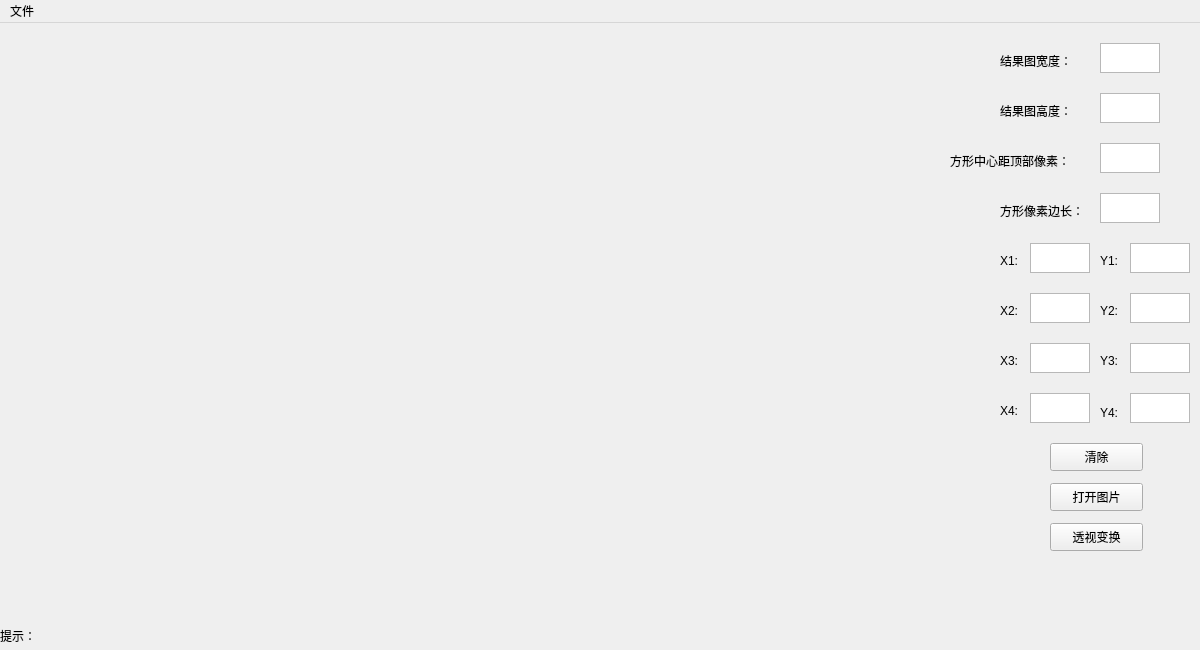
<?xml version="1.0" encoding="UTF-8"?>
<ui version="4.0">
 <class>IpmWindow</class>
 <widget class="QMainWindow" name="IpmWindow">
  <property name="geometry">
   <rect>
    <x>0</x>
    <y>0</y>
    <width>1200</width>
    <height>650</height>
   </rect>
  </property>
  <property name="windowTitle">
   <string>RUBO IPM</string>
  </property>
  <property name="styleSheet">
   <string notr="true">QToolBar{border-color: rgb(0, 0, 0);border:1px solid;}</string>
  </property>
  <property name="documentMode">
   <bool>true</bool>
  </property>
  <widget class="QWidget" name="centralWidget">
   <widget class="QPushButton" name="button_openpic">
    <property name="geometry">
     <rect>
      <x>1050</x>
      <y>460</y>
      <width>93</width>
      <height>28</height>
     </rect>
    </property>
    <property name="text">
     <string>打开图片</string>
    </property>
   </widget>
   <widget class="QPushButton" name="button_ipm">
    <property name="geometry">
     <rect>
      <x>1050</x>
      <y>500</y>
      <width>93</width>
      <height>28</height>
     </rect>
    </property>
    <property name="text">
     <string>透视变换</string>
    </property>
   </widget>
   <widget class="QTextEdit" name="text_high">
    <property name="geometry">
     <rect>
      <x>1100</x>
      <y>70</y>
      <width>60</width>
      <height>30</height>
     </rect>
    </property>
   </widget>
   <widget class="QLabel" name="label_high">
    <property name="geometry">
     <rect>
      <x>1000</x>
      <y>80</y>
      <width>91</width>
      <height>16</height>
     </rect>
    </property>
    <property name="text">
     <string>结果图高度：</string>
    </property>
   </widget>
   <widget class="QLabel" name="label_ysite">
    <property name="geometry">
     <rect>
      <x>950</x>
      <y>130</y>
      <width>141</width>
      <height>16</height>
     </rect>
    </property>
    <property name="text">
     <string>方形中心距顶部像素：</string>
    </property>
   </widget>
   <widget class="QTextEdit" name="text_ysite">
    <property name="geometry">
     <rect>
      <x>1100</x>
      <y>120</y>
      <width>60</width>
      <height>30</height>
     </rect>
    </property>
   </widget>
   <widget class="QTextEdit" name="text_width">
    <property name="geometry">
     <rect>
      <x>1100</x>
      <y>20</y>
      <width>60</width>
      <height>30</height>
     </rect>
    </property>
   </widget>
   <widget class="QLabel" name="label_width">
    <property name="geometry">
     <rect>
      <x>1000</x>
      <y>30</y>
      <width>91</width>
      <height>16</height>
     </rect>
    </property>
    <property name="text">
     <string>结果图宽度：</string>
    </property>
   </widget>
   <widget class="QLabel" name="label_len">
    <property name="geometry">
     <rect>
      <x>1000</x>
      <y>180</y>
      <width>141</width>
      <height>16</height>
     </rect>
    </property>
    <property name="font">
     <font>
      <bold>false</bold>
     </font>
    </property>
    <property name="text">
     <string>方形像素边长：</string>
    </property>
   </widget>
   <widget class="QTextEdit" name="text_len">
    <property name="geometry">
     <rect>
      <x>1100</x>
      <y>170</y>
      <width>60</width>
      <height>30</height>
     </rect>
    </property>
   </widget>
   <widget class="QLabel" name="label_x1">
    <property name="geometry">
     <rect>
      <x>1000</x>
      <y>230</y>
      <width>21</width>
      <height>16</height>
     </rect>
    </property>
    <property name="text">
     <string>X1:</string>
    </property>
   </widget>
   <widget class="QLabel" name="label_y1">
    <property name="geometry">
     <rect>
      <x>1100</x>
      <y>230</y>
      <width>21</width>
      <height>16</height>
     </rect>
    </property>
    <property name="text">
     <string>Y1:</string>
    </property>
   </widget>
   <widget class="QTextEdit" name="text_x1">
    <property name="geometry">
     <rect>
      <x>1030</x>
      <y>220</y>
      <width>60</width>
      <height>30</height>
     </rect>
    </property>
   </widget>
   <widget class="QTextEdit" name="text_y1">
    <property name="geometry">
     <rect>
      <x>1130</x>
      <y>220</y>
      <width>60</width>
      <height>30</height>
     </rect>
    </property>
   </widget>
   <widget class="QTextEdit" name="text_y2">
    <property name="geometry">
     <rect>
      <x>1130</x>
      <y>270</y>
      <width>60</width>
      <height>30</height>
     </rect>
    </property>
   </widget>
   <widget class="QTextEdit" name="text_x2">
    <property name="geometry">
     <rect>
      <x>1030</x>
      <y>270</y>
      <width>60</width>
      <height>30</height>
     </rect>
    </property>
   </widget>
   <widget class="QTextEdit" name="text_x3">
    <property name="geometry">
     <rect>
      <x>1030</x>
      <y>320</y>
      <width>60</width>
      <height>30</height>
     </rect>
    </property>
   </widget>
   <widget class="QTextEdit" name="text_x4">
    <property name="geometry">
     <rect>
      <x>1030</x>
      <y>370</y>
      <width>60</width>
      <height>30</height>
     </rect>
    </property>
   </widget>
   <widget class="QTextEdit" name="text_y3">
    <property name="geometry">
     <rect>
      <x>1130</x>
      <y>320</y>
      <width>60</width>
      <height>30</height>
     </rect>
    </property>
   </widget>
   <widget class="QTextEdit" name="text_y4">
    <property name="geometry">
     <rect>
      <x>1130</x>
      <y>370</y>
      <width>60</width>
      <height>30</height>
     </rect>
    </property>
   </widget>
   <widget class="QLabel" name="label_x2">
    <property name="geometry">
     <rect>
      <x>1000</x>
      <y>280</y>
      <width>21</width>
      <height>16</height>
     </rect>
    </property>
    <property name="text">
     <string>X2:</string>
    </property>
   </widget>
   <widget class="QLabel" name="label_x3">
    <property name="geometry">
     <rect>
      <x>1000</x>
      <y>330</y>
      <width>21</width>
      <height>16</height>
     </rect>
    </property>
    <property name="text">
     <string>X3:</string>
    </property>
   </widget>
   <widget class="QLabel" name="label_x4">
    <property name="geometry">
     <rect>
      <x>1000</x>
      <y>380</y>
      <width>21</width>
      <height>16</height>
     </rect>
    </property>
    <property name="text">
     <string>X4:</string>
    </property>
   </widget>
   <widget class="QLabel" name="label_y2">
    <property name="geometry">
     <rect>
      <x>1100</x>
      <y>280</y>
      <width>21</width>
      <height>16</height>
     </rect>
    </property>
    <property name="text">
     <string>Y2:</string>
    </property>
   </widget>
   <widget class="QLabel" name="label_y3">
    <property name="geometry">
     <rect>
      <x>1100</x>
      <y>330</y>
      <width>21</width>
      <height>16</height>
     </rect>
    </property>
    <property name="text">
     <string>Y3:</string>
    </property>
   </widget>
   <widget class="QLabel" name="label_y4">
    <property name="geometry">
     <rect>
      <x>1100</x>
      <y>380</y>
      <width>20</width>
      <height>20</height>
     </rect>
    </property>
    <property name="text">
     <string>Y4:</string>
    </property>
   </widget>
   <widget class="myLabel" name="label_pic1">
    <property name="geometry">
     <rect>
      <x>0</x>
      <y>0</y>
      <width>940</width>
      <height>600</height>
     </rect>
    </property>
    <property name="text">
     <string/>
    </property>
    <property name="textFormat">
     <enum>Qt::PlainText</enum>
    </property>
   </widget>
   <widget class="QPushButton" name="button_clear">
    <property name="geometry">
     <rect>
      <x>1050</x>
      <y>420</y>
      <width>93</width>
      <height>28</height>
     </rect>
    </property>
    <property name="text">
     <string>清除</string>
    </property>
   </widget>
   <widget class="QLabel" name="label_tips">
    <property name="geometry">
     <rect>
      <x>0</x>
      <y>605</y>
      <width>1200</width>
      <height>16</height>
     </rect>
    </property>
    <property name="text">
     <string>提示：</string>
    </property>
   </widget>
   <zorder>label_pic1</zorder>
   <zorder>button_openpic</zorder>
   <zorder>button_ipm</zorder>
   <zorder>text_high</zorder>
   <zorder>label_high</zorder>
   <zorder>label_ysite</zorder>
   <zorder>text_ysite</zorder>
   <zorder>text_width</zorder>
   <zorder>label_width</zorder>
   <zorder>label_len</zorder>
   <zorder>text_len</zorder>
   <zorder>label_x1</zorder>
   <zorder>label_y1</zorder>
   <zorder>text_x1</zorder>
   <zorder>text_y1</zorder>
   <zorder>text_y2</zorder>
   <zorder>text_x2</zorder>
   <zorder>text_x3</zorder>
   <zorder>text_x4</zorder>
   <zorder>text_y3</zorder>
   <zorder>text_y4</zorder>
   <zorder>label_x2</zorder>
   <zorder>label_x3</zorder>
   <zorder>label_x4</zorder>
   <zorder>label_y2</zorder>
   <zorder>label_y3</zorder>
   <zorder>label_y4</zorder>
   <zorder>button_clear</zorder>
   <zorder>label_tips</zorder>
  </widget>
  <widget class="QMenuBar" name="menuBar">
   <property name="geometry">
    <rect>
     <x>0</x>
     <y>0</y>
     <width>1200</width>
     <height>26</height>
    </rect>
   </property>
   <widget class="QMenu" name="menu_doc">
    <property name="title">
     <string>文件</string>
    </property>
    <addaction name="open"/>
    <addaction name="about"/>
    <addaction name="back"/>
    <addaction name="exit"/>
   </widget>
   <addaction name="menu_doc"/>
  </widget>
  <action name="open">
   <property name="text">
    <string>打开图片</string>
   </property>
   <property name="toolTip">
    <string>打开图片</string>
   </property>
   <property name="shortcut">
    <string>Ctrl+O</string>
   </property>
  </action>
  <action name="about">
   <property name="text">
    <string>关于</string>
   </property>
   <property name="toolTip">
    <string>关于</string>
   </property>
   <property name="shortcut">
    <string>Ctrl+A</string>
   </property>
  </action>
  <action name="exit">
   <property name="text">
    <string>退出</string>
   </property>
   <property name="shortcut">
    <string>Ctrl+Q</string>
   </property>
  </action>
  <action name="back">
   <property name="text">
    <string>返回</string>
   </property>
   <property name="shortcut">
    <string>Ctrl+B</string>
   </property>
  </action>
 </widget>
 <layoutdefault spacing="6" margin="11"/>
 <customwidgets>
  <customwidget>
   <class>myLabel</class>
   <extends>QLabel</extends>
   <header location="global">rubo_label.h</header>
  </customwidget>
 </customwidgets>
 <resources/>
 <connections/>
</ui>
